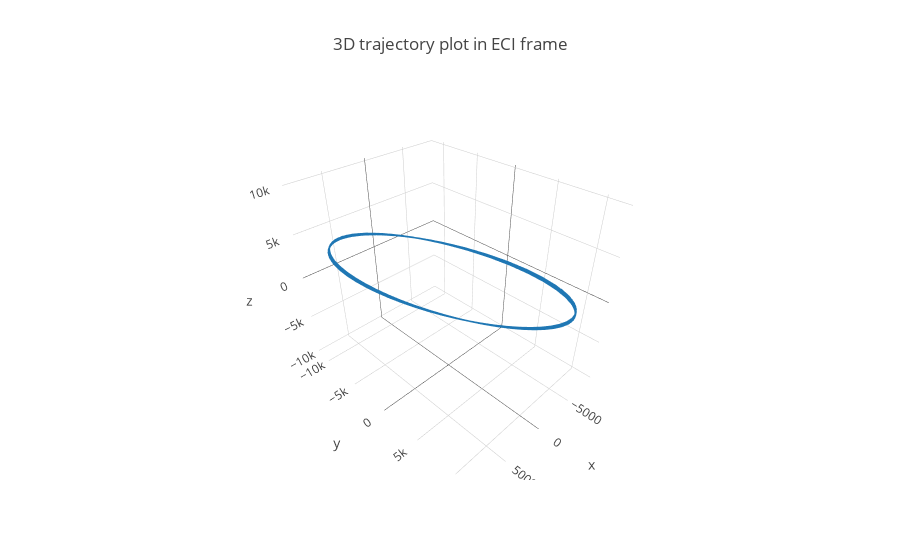

Notebook code for this chart:
### Markdown cell above
## 3D plot

### Code cell
import plotly.graph_objs as go

trace = go.Scatter3d(
    x = 1e-3 * PV_eci_df['x'],
    y = 1e-3 * PV_eci_df['y'],
    z = 1e-3 * PV_eci_df['z'],
    mode='lines',
    line=dict(
        color='#1f77b4',
        width=3
    )
)

data = [trace]

layout = go.Layout(
    title = '3D trajectory plot in ECI frame',
    scene=dict(
        aspectmode='data'
    )
)

fig = dict(data=data, layout=layout)

py.iplot(fig)

### Figure 1 — Plotly figure (JSON) as saved in the notebook; plotly's stock layout.template omitted (floating-point values rounded to 4 significant figures; data arrays with more than 128 entries replaced by an {"elided": "..."} marker saying what was removed)
{"data": [{"line": {"color": "#1f77b4", "width": 3}, "mode": "lines", "type": "scatter3d", "uid": "4632e857-9059-40bd-818a-dbe6e4effa2c", "x": {"elided": "865 float values"}, "y": {"elided": "865 float values"}, "z": {"elided": "865 float values"}}], "layout": {"autosize": true, "scene": {"aspectmode": "data", "aspectratio": {"x": 0.8772, "y": 1.161, "z": 0.9819}}, "title": {"text": "3D trajectory plot in ECI frame"}}}
